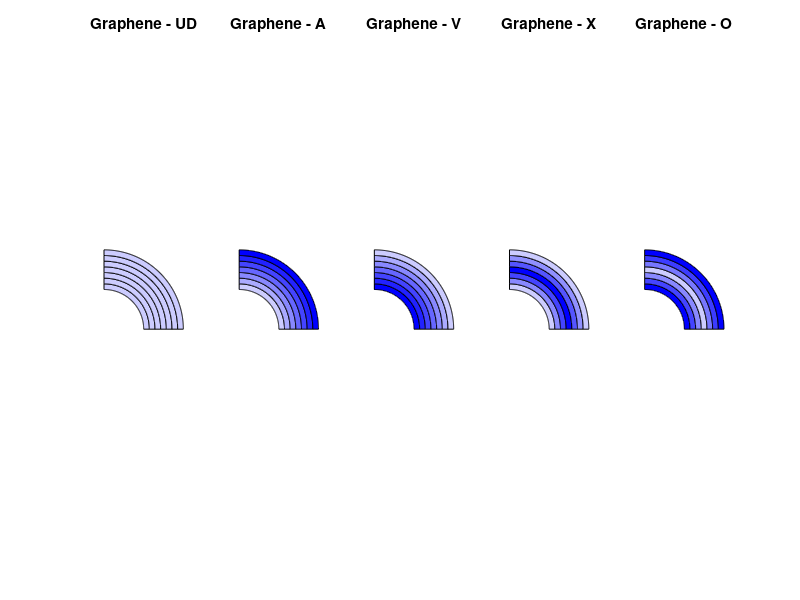
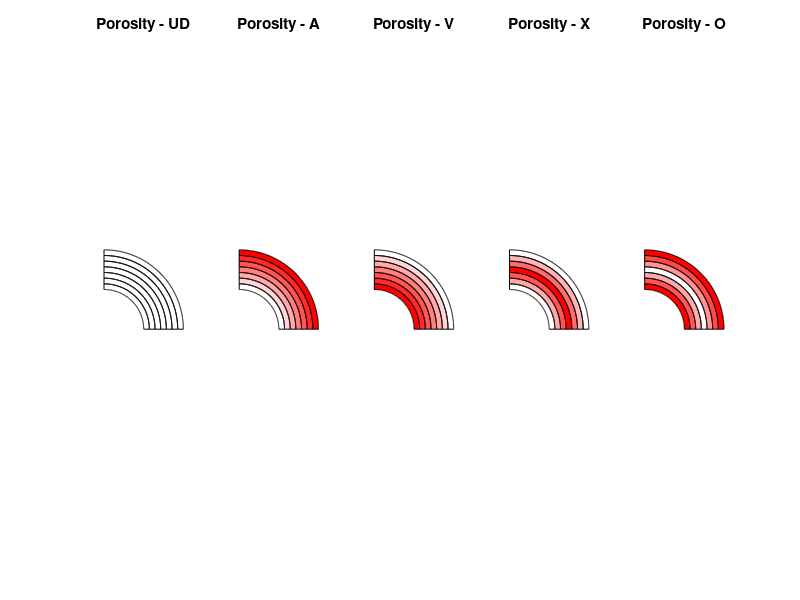

These charts were generated, in order, by the following MATLAB code:





clc; clear; close all;

% ---------------- ??????? ??? ----------------
nLayers = 7; % ????? ??????? (???)
Rin = 1;     % ???? ?????
Rout = 2;    % ???? ?????
theta = linspace(0, pi/2, 200); % ??? ?? ????? ?????
models = {'UD','A','V','X','O'};
minColorIntensity = 0.2; % ????? ??? ???

% ---------------- ???? ????? ----------------
getDistribution = @(modelType, n) ...
    ( ...
        strcmp(modelType,'UD') * ones(1,n) + ...
        strcmp(modelType,'A')  * linspace(0.2, 1, n) + ...
        strcmp(modelType,'V')  * linspace(1, 0.2, n) + ...
        strcmp(modelType,'X')  * [linspace(0.2,1,ceil(n/2)), linspace(1-1/(ceil(n/2)-1),0.2,ceil(n/2)-1)] + ...
        strcmp(modelType,'O')  * [linspace(1,0.2,ceil(n/2)), linspace(0.2+1/(ceil(n/2)-1),1,ceil(n/2)-1)] ...
    );

% ---------------- ??? ?: ??????? ?????? ----------------
figure('Name','Graphene Distributions','Color','w');
for m = 1:length(models)
    subplot(1,5,m)
    fracs = getDistribution(models{m}, nLayers);
    fracs = (fracs - min(fracs)) / (max(fracs) - min(fracs) + eps);
    for i = 1:nLayers
        r1 = Rin + (i-1)*(Rout-Rin)/nLayers;
        r2 = Rin + i*(Rout-Rin)/nLayers;
        X1 = r1*cos(theta); Y1 = r1*sin(theta);
        X2 = r2*cos(fliplr(theta)); Y2 = r2*sin(fliplr(theta));
        c = minColorIntensity + fracs(i)*(1-minColorIntensity);
        fill([X1 X2],[Y1 Y2], [0 0 c] + (1-c)*[1 1 1], 'EdgeColor','k');
        hold on;
    end
    title(['Graphene - ' models{m}]);
    axis equal off;
end

% ---------------- ??? ?: ??????? ????? ----------------
figure('Name','Porosity Distributions','Color','w');
for m = 1:length(models)
    subplot(1,5,m)
    fracs = getDistribution(models{m}, nLayers);
    fracs = (fracs - min(fracs)) / (max(fracs) - min(fracs) + eps);
    for i = 1:nLayers
        r1 = Rin + (i-1)*(Rout-Rin)/nLayers;
        r2 = Rin + i*(Rout-Rin)/nLayers;
        X1 = r1*cos(theta); Y1 = r1*sin(theta);
        X2 = r2*cos(fliplr(theta)); Y2 = r2*sin(fliplr(theta));
        fill([X1 X2],[Y1 Y2], 'r', 'FaceAlpha', fracs(i), 'EdgeColor','k');
        hold on;
    end
    title(['Porosity - ' models{m}]);
    axis equal off;
end
